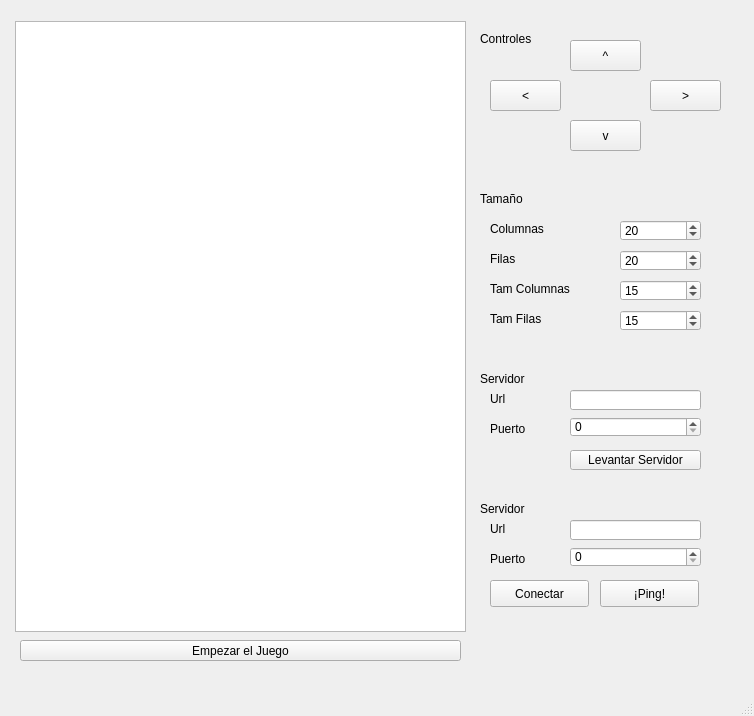
<?xml version="1.0" encoding="UTF-8"?>
<ui version="4.0">
 <class>MainWindow</class>
 <widget class="QMainWindow" name="MainWindow">
  <property name="geometry">
   <rect>
    <x>0</x>
    <y>0</y>
    <width>754</width>
    <height>716</height>
   </rect>
  </property>
  <property name="windowTitle">
   <string>Juego Snake</string>
  </property>
  <widget class="QWidget" name="centralwidget">
   <widget class="QTableWidget" name="tableWidget">
    <property name="geometry">
     <rect>
      <x>15</x>
      <y>21</y>
      <width>451</width>
      <height>611</height>
     </rect>
    </property>
   </widget>
   <widget class="QPushButton" name="pushButton">
    <property name="geometry">
     <rect>
      <x>20</x>
      <y>640</y>
      <width>441</width>
      <height>21</height>
     </rect>
    </property>
    <property name="text">
     <string>Empezar el Juego</string>
    </property>
   </widget>
   <widget class="QWidget" name="widget" native="true">
    <property name="geometry">
     <rect>
      <x>480</x>
      <y>190</y>
      <width>251</width>
      <height>161</height>
     </rect>
    </property>
    <widget class="QSpinBox" name="spinBox">
     <property name="geometry">
      <rect>
       <x>140</x>
       <y>30</y>
       <width>81</width>
       <height>21</height>
      </rect>
     </property>
     <property name="value">
      <number>20</number>
     </property>
    </widget>
    <widget class="QLabel" name="label_6">
     <property name="geometry">
      <rect>
       <x>10</x>
       <y>120</y>
       <width>60</width>
       <height>17</height>
      </rect>
     </property>
     <property name="text">
      <string>Tam Filas</string>
     </property>
    </widget>
    <widget class="QLabel" name="label_5">
     <property name="geometry">
      <rect>
       <x>10</x>
       <y>90</y>
       <width>91</width>
       <height>17</height>
      </rect>
     </property>
     <property name="text">
      <string>Tam Columnas</string>
     </property>
    </widget>
    <widget class="QLabel" name="label_4">
     <property name="geometry">
      <rect>
       <x>10</x>
       <y>60</y>
       <width>68</width>
       <height>17</height>
      </rect>
     </property>
     <property name="text">
      <string>Filas</string>
     </property>
    </widget>
    <widget class="QLabel" name="label_3">
     <property name="geometry">
      <rect>
       <x>10</x>
       <y>30</y>
       <width>68</width>
       <height>17</height>
      </rect>
     </property>
     <property name="text">
      <string>Columnas</string>
     </property>
    </widget>
    <widget class="QSpinBox" name="spinBox_2">
     <property name="geometry">
      <rect>
       <x>140</x>
       <y>60</y>
       <width>81</width>
       <height>21</height>
      </rect>
     </property>
     <property name="value">
      <number>20</number>
     </property>
    </widget>
    <widget class="QSpinBox" name="spinBox_3">
     <property name="geometry">
      <rect>
       <x>140</x>
       <y>90</y>
       <width>81</width>
       <height>21</height>
      </rect>
     </property>
     <property name="value">
      <number>15</number>
     </property>
    </widget>
    <widget class="QSpinBox" name="spinBox_4">
     <property name="geometry">
      <rect>
       <x>140</x>
       <y>120</y>
       <width>81</width>
       <height>21</height>
      </rect>
     </property>
     <property name="value">
      <number>15</number>
     </property>
    </widget>
    <widget class="QLabel" name="label_2">
     <property name="geometry">
      <rect>
       <x>0</x>
       <y>0</y>
       <width>68</width>
       <height>17</height>
      </rect>
     </property>
     <property name="text">
      <string>Tamaño</string>
     </property>
    </widget>
    <zorder>spinBox</zorder>
    <zorder>label_6</zorder>
    <zorder>label_5</zorder>
    <zorder>label_4</zorder>
    <zorder>label_3</zorder>
    <zorder>spinBox_2</zorder>
    <zorder>spinBox_3</zorder>
    <zorder>spinBox_4</zorder>
    <zorder>label_2</zorder>
    <zorder>label_2</zorder>
   </widget>
   <widget class="QWidget" name="widget_2" native="true">
    <property name="geometry">
     <rect>
      <x>480</x>
      <y>30</y>
      <width>251</width>
      <height>141</height>
     </rect>
    </property>
    <widget class="QPushButton" name="pushButton_2">
     <property name="geometry">
      <rect>
       <x>90</x>
       <y>10</y>
       <width>71</width>
       <height>31</height>
      </rect>
     </property>
     <property name="text">
      <string>^</string>
     </property>
    </widget>
    <widget class="QPushButton" name="pushButton_3">
     <property name="geometry">
      <rect>
       <x>10</x>
       <y>50</y>
       <width>71</width>
       <height>31</height>
      </rect>
     </property>
     <property name="text">
      <string>&lt;</string>
     </property>
    </widget>
    <widget class="QPushButton" name="pushButton_4">
     <property name="geometry">
      <rect>
       <x>90</x>
       <y>90</y>
       <width>71</width>
       <height>31</height>
      </rect>
     </property>
     <property name="text">
      <string>v</string>
     </property>
    </widget>
    <widget class="QPushButton" name="pushButton_5">
     <property name="geometry">
      <rect>
       <x>170</x>
       <y>50</y>
       <width>71</width>
       <height>31</height>
      </rect>
     </property>
     <property name="text">
      <string>&gt;</string>
     </property>
    </widget>
    <widget class="QLabel" name="label">
     <property name="geometry">
      <rect>
       <x>0</x>
       <y>0</y>
       <width>68</width>
       <height>17</height>
      </rect>
     </property>
     <property name="text">
      <string>Controles</string>
     </property>
    </widget>
   </widget>
   <widget class="QWidget" name="widget_3" native="true">
    <property name="geometry">
     <rect>
      <x>480</x>
      <y>370</y>
      <width>251</width>
      <height>111</height>
     </rect>
    </property>
    <widget class="QLabel" name="label_7">
     <property name="geometry">
      <rect>
       <x>0</x>
       <y>0</y>
       <width>68</width>
       <height>17</height>
      </rect>
     </property>
     <property name="text">
      <string>Servidor</string>
     </property>
    </widget>
    <widget class="QLabel" name="label_8">
     <property name="geometry">
      <rect>
       <x>10</x>
       <y>20</y>
       <width>31</width>
       <height>17</height>
      </rect>
     </property>
     <property name="text">
      <string>Url</string>
     </property>
    </widget>
    <widget class="QLabel" name="label_9">
     <property name="geometry">
      <rect>
       <x>10</x>
       <y>50</y>
       <width>68</width>
       <height>17</height>
      </rect>
     </property>
     <property name="text">
      <string>Puerto</string>
     </property>
    </widget>
    <widget class="QLineEdit" name="lineEdit">
     <property name="geometry">
      <rect>
       <x>90</x>
       <y>20</y>
       <width>131</width>
       <height>20</height>
      </rect>
     </property>
    </widget>
    <widget class="QSpinBox" name="spinBox_5">
     <property name="geometry">
      <rect>
       <x>90</x>
       <y>47</y>
       <width>131</width>
       <height>20</height>
      </rect>
     </property>
    </widget>
    <widget class="QPushButton" name="pushButton_6">
     <property name="geometry">
      <rect>
       <x>90</x>
       <y>80</y>
       <width>131</width>
       <height>20</height>
      </rect>
     </property>
     <property name="text">
      <string>Levantar Servidor</string>
     </property>
    </widget>
   </widget>
   <widget class="QWidget" name="widget_4" native="true">
    <property name="geometry">
     <rect>
      <x>480</x>
      <y>500</y>
      <width>251</width>
      <height>111</height>
     </rect>
    </property>
    <widget class="QLabel" name="label_10">
     <property name="geometry">
      <rect>
       <x>0</x>
       <y>0</y>
       <width>68</width>
       <height>17</height>
      </rect>
     </property>
     <property name="text">
      <string>Servidor</string>
     </property>
    </widget>
    <widget class="QLabel" name="label_11">
     <property name="geometry">
      <rect>
       <x>10</x>
       <y>20</y>
       <width>31</width>
       <height>17</height>
      </rect>
     </property>
     <property name="text">
      <string>Url</string>
     </property>
    </widget>
    <widget class="QLabel" name="label_12">
     <property name="geometry">
      <rect>
       <x>10</x>
       <y>50</y>
       <width>68</width>
       <height>17</height>
      </rect>
     </property>
     <property name="text">
      <string>Puerto</string>
     </property>
    </widget>
    <widget class="QLineEdit" name="lineEdit_2">
     <property name="geometry">
      <rect>
       <x>90</x>
       <y>20</y>
       <width>131</width>
       <height>20</height>
      </rect>
     </property>
    </widget>
    <widget class="QSpinBox" name="spinBox_6">
     <property name="geometry">
      <rect>
       <x>90</x>
       <y>47</y>
       <width>131</width>
       <height>20</height>
      </rect>
     </property>
    </widget>
    <widget class="QPushButton" name="pushButton_7">
     <property name="geometry">
      <rect>
       <x>10</x>
       <y>80</y>
       <width>99</width>
       <height>27</height>
      </rect>
     </property>
     <property name="text">
      <string>Conectar</string>
     </property>
    </widget>
    <widget class="QPushButton" name="pushButton_8">
     <property name="geometry">
      <rect>
       <x>120</x>
       <y>80</y>
       <width>99</width>
       <height>27</height>
      </rect>
     </property>
     <property name="text">
      <string>¡Ping!</string>
     </property>
    </widget>
   </widget>
  </widget>
  <widget class="QMenuBar" name="menubar">
   <property name="geometry">
    <rect>
     <x>0</x>
     <y>0</y>
     <width>754</width>
     <height>25</height>
    </rect>
   </property>
  </widget>
  <widget class="QStatusBar" name="statusbar"/>
 </widget>
 <resources/>
 <connections/>
</ui>
